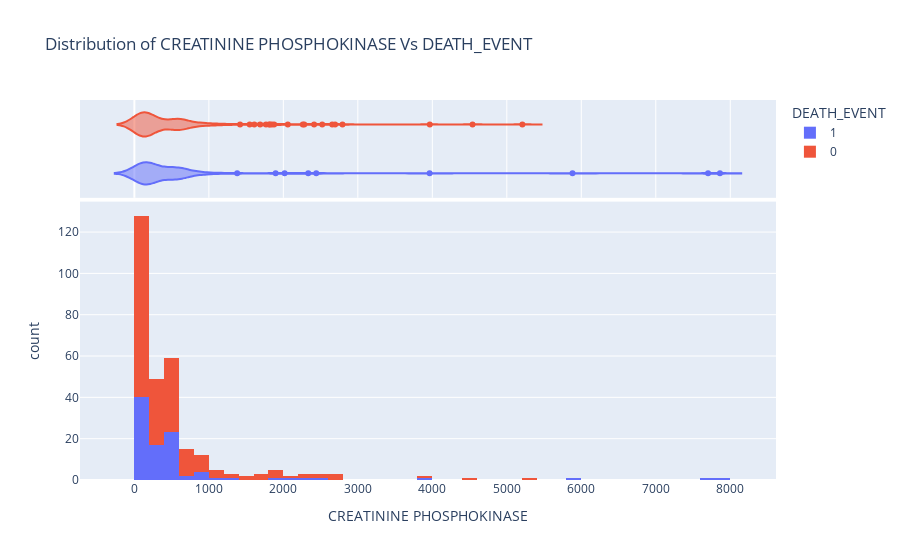

Write notebook code for a chart like this one.
### Markdown cell above
**CREATININE PHOSPHOKINASE**

### Code cell
fig = px.histogram(heart_failure_df, x="creatinine_phosphokinase", color="DEATH_EVENT", marginal="violin", hover_data=heart_failure_df.columns, 
                   title ="Distribution of CREATININE PHOSPHOKINASE Vs DEATH_EVENT", 
                   labels={"creatinine_phosphokinase": "CREATININE PHOSPHOKINASE"})
fig.show()

### Figure 1 — Plotly figure (JSON) as saved in the notebook; plotly's stock layout.template omitted (floating-point values rounded to 4 significant figures; data arrays with more than 128 entries replaced by an {"elided": "..."} marker saying what was removed)
{"data": [{"alignmentgroup": "True", "bingroup": "x", "hovertemplate": "DEATH_EVENT=1<br>CREATININE PHOSPHOKINASE=%{x}<br>count=%{y}<extra></extra>", "legendgroup": "1", "marker": {"color": "#636efa"}, "name": "1", "offsetgroup": "1", "orientation": "v", "showlegend": true, "type": "histogram", "x": [582, 7861, 146, 111, 160, 47, 246, 315, 157, 123, 81, 231, 981, 168, 379, 149, 582, 125, 582, 128, 220, 582, 148, 112, 122, 60, 70, 582, 23, 249, 94, 582, 60, 855, 235, 582, 124, 571, 588, 582, 1380, 582, 553, 129, 577, 91, 3964, 69, 260, 371, 789, 364, 7702, 318, 582, 68, 250, 110, 161, 113, 5882, 582, 47, 76, 280, 154, 328, 129, 143, 582, 582, 168, 805, 943, 582, 233, 2334, 2442, 776, 66, 176, 395, 99, 145, 104, 582, 1896, 582, 418, 131, 427, 582, 166, 2017, 258, 1199], "xaxis": "x", "yaxis": "y"}, {"alignmentgroup": "True", "customdata": {"elided": "96x12 float values"}, "hovertemplate": "DEATH_EVENT=%{customdata[11]}<br>CREATININE PHOSPHOKINASE=%{x}<br>age=%{customdata[0]}<br>anaemia=%{customdata[1]}<br>diabetes=%{customdata[2]}<br>ejection_fraction=%{customdata[3]}<br>high_blood_pressure=%{customdata[4]}<br>platelets=%{customdata[5]}<br>serum_creatinine=%{customdata[6]}<br>serum_sodium=%{customdata[7]}<br>sex=%{customdata[8]}<br>smoking=%{customdata[9]}<br>time=%{customdata[10]}<extra></extra>", "legendgroup": "1", "marker": {"color": "#636efa"}, "name": "1", "offsetgroup": "1", "scalegroup": "x", "showlegend": false, "type": "violin", "x": [582, 7861, 146, 111, 160, 47, 246, 315, 157, 123, 81, 231, 981, 168, 379, 149, 582, 125, 582, 128, 220, 582, 148, 112, 122, 60, 70, 582, 23, 249, 94, 582, 60, 855, 235, 582, 124, 571, 588, 582, 1380, 582, 553, 129, 577, 91, 3964, 69, 260, 371, 789, 364, 7702, 318, 582, 68, 250, 110, 161, 113, 5882, 582, 47, 76, 280, 154, 328, 129, 143, 582, 582, 168, 805, 943, 582, 233, 2334, 2442, 776, 66, 176, 395, 99, 145, 104, 582, 1896, 582, 418, 131, 427, 582, 166, 2017, 258, 1199], "xaxis": "x2", "yaxis": "y2"}, {"alignmentgroup": "True", "bingroup": "x", "hovertemplate": "DEATH_EVENT=0<br>CREATININE PHOSPHOKINASE=%{x}<br>count=%{y}<extra></extra>", "legendgroup": "0", "marker": {"color": "#EF553B"}, "name": "0", "offsetgroup": "0", "orientation": "v", "showlegend": true, "type": "histogram", "x": {"elided": "203 int values"}, "xaxis": "x", "yaxis": "y"}, {"alignmentgroup": "True", "customdata": {"elided": "203x12 float values"}, "hovertemplate": "DEATH_EVENT=%{customdata[11]}<br>CREATININE PHOSPHOKINASE=%{x}<br>age=%{customdata[0]}<br>anaemia=%{customdata[1]}<br>diabetes=%{customdata[2]}<br>ejection_fraction=%{customdata[3]}<br>high_blood_pressure=%{customdata[4]}<br>platelets=%{customdata[5]}<br>serum_creatinine=%{customdata[6]}<br>serum_sodium=%{customdata[7]}<br>sex=%{customdata[8]}<br>smoking=%{customdata[9]}<br>time=%{customdata[10]}<extra></extra>", "legendgroup": "0", "marker": {"color": "#EF553B"}, "name": "0", "offsetgroup": "0", "scalegroup": "x", "showlegend": false, "type": "violin", "x": {"elided": "203 int values"}, "xaxis": "x2", "yaxis": "y2"}], "layout": {"barmode": "relative", "legend": {"title": {"text": "DEATH_EVENT"}, "tracegroupgap": 0}, "title": {"text": "Distribution of CREATININE PHOSPHOKINASE Vs DEATH_EVENT"}, "xaxis": {"anchor": "y", "domain": [0, 1], "title": {"text": "CREATININE PHOSPHOKINASE"}, "type": "linear", "range": [-730.0, 8614.0], "autorange": true}, "xaxis2": {"anchor": "y2", "domain": [0, 1], "matches": "x", "showgrid": true, "showticklabels": false, "type": "linear", "range": [-730.0, 8614.0], "autorange": true}, "yaxis": {"anchor": "x", "domain": [0, 0.7326], "title": {"text": "count"}, "range": [0, 134.7], "autorange": true}, "yaxis2": {"anchor": "x2", "domain": [0.7426, 1], "matches": "y2", "showgrid": false, "showline": false, "showticklabels": false, "ticks": "", "type": "category", "range": [-0.5, 1.5], "autorange": true}, "autosize": true}}
